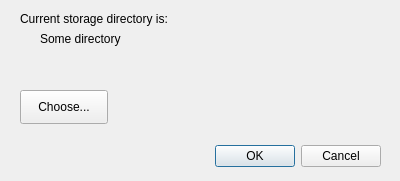
<?xml version="1.0" encoding="UTF-8"?>
<!--
  Copyright (C) 2026 Emiliano Farías <efarias@iado-conicet.gob.ar>

  This program is free software: you can redistribute it and/or modify
  it under the terms of the GNU General Public License as published by
  the Free Software Foundation, either version 3 of the License, or
  (at your option) any later version.

  This program is distributed in the hope that it will be useful,
  but WITHOUT ANY WARRANTY; without even the implied warranty of
  MERCHANTABILITY or FITNESS FOR A PARTICULAR PURPOSE. See the
  GNU General Public License for more details.

  You should have received a copy of the GNU General Public License
  along with this program. If not, see <https://gnu.org>.
-->
<ui version="4.0">
 <class>MenuSetStorageDirectoryDialog</class>
 <widget class="QDialog" name="MenuSetStorageDirectoryDialog">
  <property name="geometry">
   <rect>
    <x>0</x>
    <y>0</y>
    <width>400</width>
    <height>181</height>
   </rect>
  </property>
  <property name="windowTitle">
   <string>Dialog</string>
  </property>
  <widget class="QDialogButtonBox" name="buttonBox">
   <property name="geometry">
    <rect>
     <x>40</x>
     <y>140</y>
     <width>341</width>
     <height>32</height>
    </rect>
   </property>
   <property name="orientation">
    <enum>Qt::Orientation::Horizontal</enum>
   </property>
   <property name="standardButtons">
    <set>QDialogButtonBox::StandardButton::Cancel|QDialogButtonBox::StandardButton::Ok</set>
   </property>
  </widget>
  <widget class="QLabel" name="lblShowCurrentDir">
   <property name="geometry">
    <rect>
     <x>20</x>
     <y>10</y>
     <width>181</width>
     <height>18</height>
    </rect>
   </property>
   <property name="text">
    <string notr="true">Current storage directory is:</string>
   </property>
  </widget>
  <widget class="QLabel" name="lblCurrentDir">
   <property name="geometry">
    <rect>
     <x>40</x>
     <y>30</y>
     <width>181</width>
     <height>18</height>
    </rect>
   </property>
   <property name="text">
    <string notr="true">Some directory</string>
   </property>
  </widget>
  <widget class="QPushButton" name="btnChooseDir">
   <property name="geometry">
    <rect>
     <x>20</x>
     <y>90</y>
     <width>88</width>
     <height>34</height>
    </rect>
   </property>
   <property name="text">
    <string>Choose...</string>
   </property>
  </widget>
 </widget>
 <resources/>
 <connections>
  <connection>
   <sender>buttonBox</sender>
   <signal>accepted()</signal>
   <receiver>MenuSetStorageDirectoryDialog</receiver>
   <slot>accept()</slot>
   <hints>
    <hint type="sourcelabel">
     <x>248</x>
     <y>254</y>
    </hint>
    <hint type="destinationlabel">
     <x>157</x>
     <y>274</y>
    </hint>
   </hints>
  </connection>
  <connection>
   <sender>buttonBox</sender>
   <signal>rejected()</signal>
   <receiver>MenuSetStorageDirectoryDialog</receiver>
   <slot>reject()</slot>
   <hints>
    <hint type="sourcelabel">
     <x>316</x>
     <y>260</y>
    </hint>
    <hint type="destinationlabel">
     <x>286</x>
     <y>274</y>
    </hint>
   </hints>
  </connection>
 </connections>
</ui>
